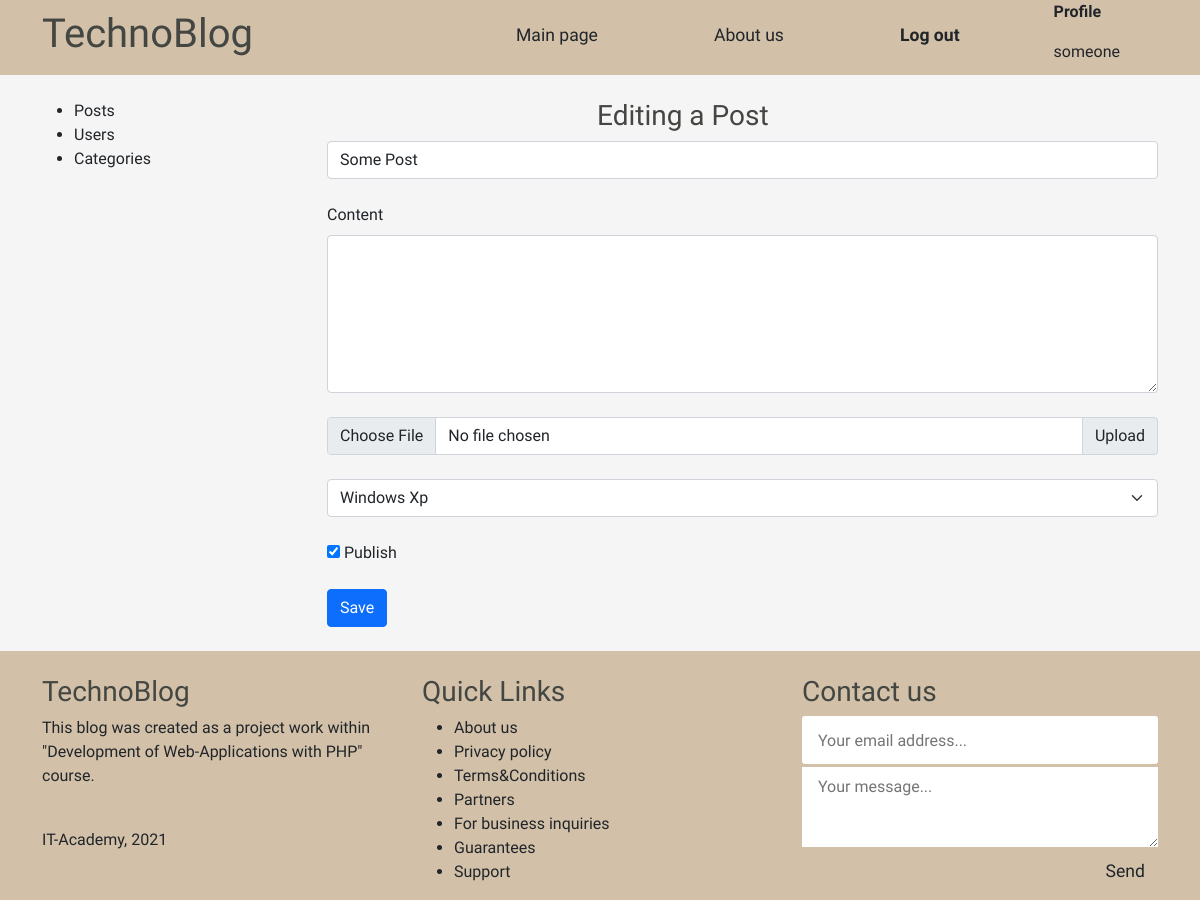
The page /admin/posts/edit.php?id=15 (signed in) on the database as committed earlier.
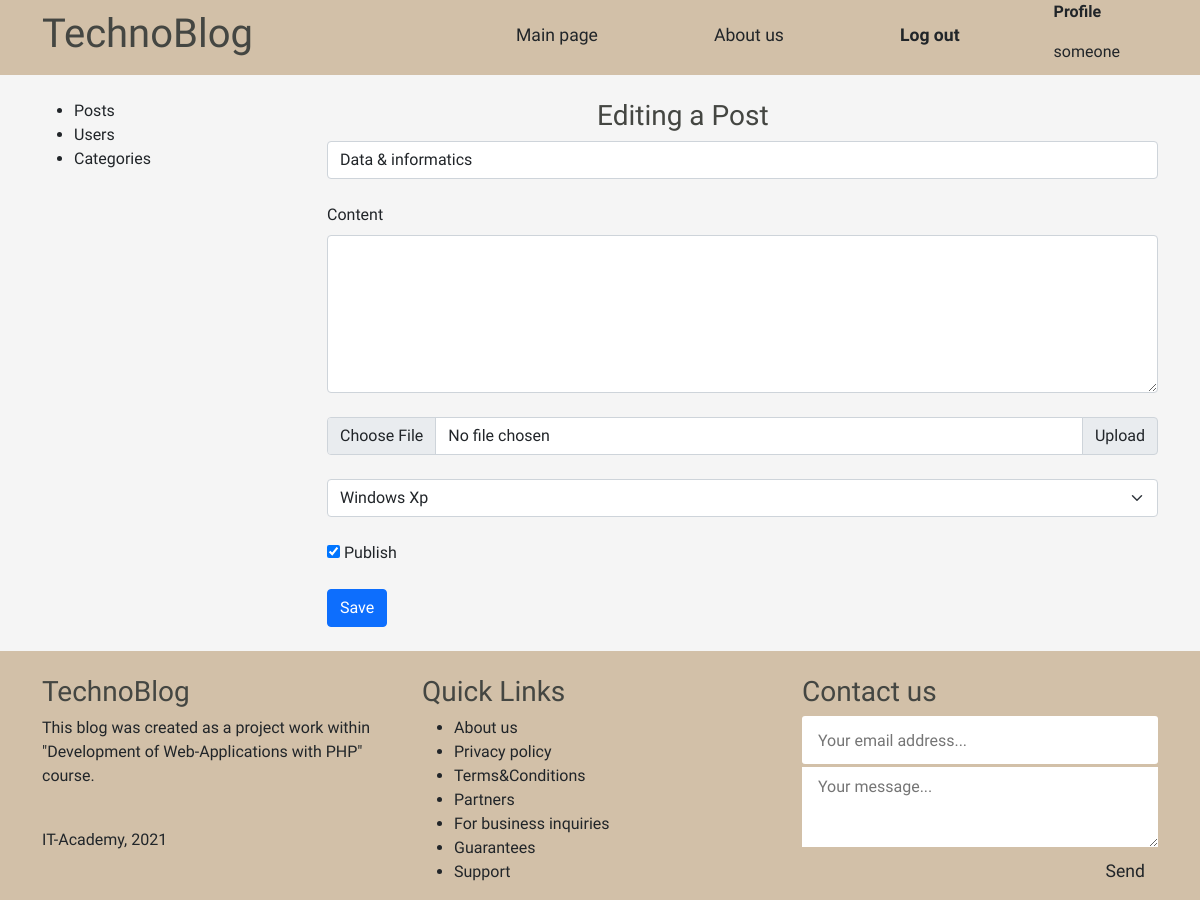
The same page on the database as committed later.
### tables this page shows
CREATE TABLE `posts` (
  `id` int NOT NULL,
  `title` varchar(255) NOT NULL,
  `content` text NOT NULL,
  `img` varchar(255) NOT NULL,
  `create_date` timestamp NOT NULL DEFAULT CURRENT_TIMESTAMP,
  `status` tinyint NOT NULL,
  `categories_id` int DEFAULT NULL,
  `user_id` int NOT NULL
);

### app/database/db.php (called while the page is built, shortened)
<?php
require ("connection.php");
function checkErrors($query){
    $errInfo = $query->errorInfo();
    return true;
}
function selectAll($table, $params = []){
    global $pdo;
    $sql = "SELECT * FROM $table";
    $query = $pdo->prepare($sql);
    $query->execute();
    return $query-> fetchAll();
}
function selectOne($table, $params = []){
    global $pdo;
    $sql = "SELECT * FROM $table";
    if(!empty($params)){
        $i = 0;
        foreach ($params as $key => $value){
            if ($i === 0){
                $sql = $sql . " WHERE $key=$value";
            } else{
                $sql = $sql . " AND $key=$value";
            }
            $i++;
        }
    }
    $query = $pdo->prepare($sql);
    $query->execute();
    return $query-> fetch();
}

### app/controllers/posts.php (called while the page is built, shortened)
<?php
include SITE_ROOT . "/app/database/db.php";
$categories = selectAll('categories');
if ($_SERVER['REQUEST_METHOD'] === 'GET' && isset($_GET['id'])) {
    $post = selectOne('posts', ['id' => $_GET['id']]);
    $publish = $post['status'];
}

### admin/posts/edit.php (the view, shortened to what this page needs)
<?php
include "../../app/controllers/posts.php";
?>
<!doctype html>
<html lang="en">
<head>
    <link href="https://cdn.jsdelivr.net/npm/bootstrap@5.1.3/dist/css/bootstrap.min.css" rel="stylesheet"
>
    <link rel="stylesheet" href="..\..\front\style.css">
</head>
<?php include("C:\OpenServer\domains\localhost\blog\app\include\header-admin.php") ?>
<br>
<div class="container">
    <div class="row">
        <?php include("C:\OpenServer\domains\localhost\blog\app\include\sidebar-admin.php"); ?>
        <div class="posts col-9">
            <h3 style="margin-left: 270px">Editing a Post</h3>
            <div class="row add-post">
                <br>
                <form action="edit.php" method="post" enctype="multipart/form-data">
                    <div class="col">
                        <input value="<?= $post['title']; ?>" name="title" type="text" class="form-control" placeholder="Title" aria-label="post title">
                    </div>
                    <br>
                    <div class="col">
                        <label for="content" class="form-label">Content</label>
                        <textarea value="<?= $post['content']; ?>" name="content" class="form-control" id="content" rows="6"></textarea>
                    </div>
                    <br>
                    <div class="input-group col">
                        <input name="img" type="file" class="form-control" id="inputGroupFile02">
                        <label class="input-group-text" for="inputGroupFile02">Upload</label>
                    </div>
                    <br>
                    <select name="category" class="form-select" aria-label="Default select example">
                        <?php foreach ($categories as $key => $category):  ?>
                            <option value="<?= $category['id']?>"><?= $category['name'] ?></option>
                        <?php endforeach; ?>
                    </select>
                    <br>
                    <div class="col-6">
                        <?php if (empty($publish) || $publish == 0) : ?>
                            <input type="checkbox" name="publish">
                            <label>Publish</label>
                        <?php else: ?>
                            <input type="checkbox" name="publish" checked>
                            <label>Publish</label>
                        <?php endif; ?>
                    </div>
                    <br>
                    <div class="col-6">
                        <button name="edit_post" class="btn btn-primary" type="submit">Save</button>
                    </div>
                </form>
            </div>
        </div>
    </div>
</div>
<br>
<?php include("C:\OpenServer\domains\localhost\blog\app\include\\footer.php") ?>
</body>
</html>

Rows that differ between the two databases and show on the page:
changed posts: title "Some Post" → "Data & informatics"
